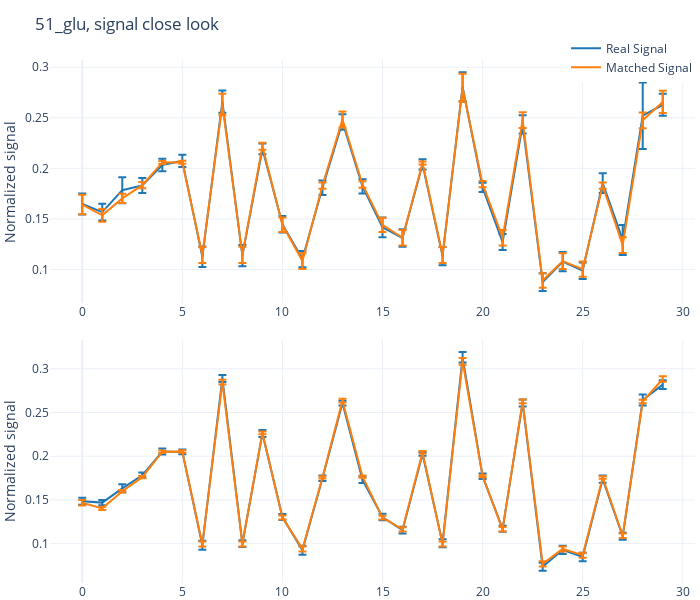

Notebook cell for this chart:
### Code cell
fig = make_subplots(rows=2, cols=1, vertical_spacing=0.07, horizontal_spacing=0.01)

# Colors for the scatter plots
color_1 = '#1f77b4'
color_2 = '#ff7f0e'
color_3 = '#2ca02c'

for roi_i, roi_mask in enumerate([tumor_mask, mirror_mask]):
    mean_sigs, std_sigs, _ = norm_roi(roi_mask, quant_data_fn, glu_mouse_mrf_files_fn)  # real, matched, expected
    
    x_axis = np.arange(0, len(mean_sigs[0]))
    # Add heatmaps for the three arrays
    scatter_real = go.Scatter(x=x_axis, y=mean_sigs[0], mode='lines', name='Real Signal', line=dict(color=color_1),
                          error_y=dict(type='data', # value of error bar given in data coordinates
                                       array=std_sigs[0],
                                        visible=True))
    scatter_match = go.Scatter(x=x_axis, y=mean_sigs[1], mode='lines', name='Matched Signal', line=dict(color=color_2),
                              error_y=dict(type='data', # value of error bar given in data coordinates
                                           array=std_sigs[1],
                                           visible=True))
    
    # Add traces to the first subplot
    fig.add_trace(scatter_real, row=roi_i+1, col=1)
    fig.add_trace(scatter_match, row=roi_i+1, col=1)
    
    fig.update_yaxes(title_text=f'Normalized signal', row=roi_i+1, col=1)

# Set layout for better visualization
fig.update_layout(
    template='plotly_white',  # Set the theme to plotly white
    title_text=f'{fp_prtcl_name}, signal close look',
    showlegend=True,  # Hide legend
    legend=dict(x=0.8, y=1.05),
    height=600,
    width=700  # Set a width based on your preference
)

labels_to_show_in_legend = ['Real Signal', 'Matched Signal']

# only show 3 first traces in legend!
for trace_i, trace in enumerate(fig['data']):
    if trace_i > 1:
        trace['showlegend'] = False

# Adjust margin to reduce whitespace
fig.update_layout(margin=dict(l=0, r=5, t=60, b=0))
# Set y-axis ticks to values in the range [0, 1] with a step of 0.2
# fig.update_yaxes(tickmode='linear', tick0=0, dtick=0.1, range=[0.05, 0.4])

# Show the plot
fig.show()

### Figure 1 — Plotly figure (JSON) as saved in the notebook; plotly's stock layout.template omitted (floating-point values rounded to 4 significant figures)
{"data": [{"error_y": {"array": [0.01035, 0.008295, 0.01292, 0.007396, 0.006275, 0.006133, 0.01021, 0.01098, 0.01056, 0.005294, 0.008177, 0.008013, 0.007196, 0.007663, 0.007048, 0.009709, 0.008583, 0.005059, 0.009048, 0.01439, 0.004612, 0.007873, 0.00895, 0.008782, 0.009537, 0.00818, 0.009816, 0.01485, 0.03285, 0.01088], "type": "data", "visible": true}, "line": {"color": "#1f77b4"}, "mode": "lines", "name": "Real Signal", "type": "scatter", "x": [0, 1, 2, 3, 4, 5, 6, 7, 8, 9, 10, 11, 12, 13, 14, 15, 16, 17, 18, 19, 20, 21, 22, 23, 24, 25, 26, 27, 28, 29], "xaxis": "x", "y": [0.1647, 0.1566, 0.1784, 0.1831, 0.2033, 0.2074, 0.1126, 0.266, 0.1137, 0.2192, 0.1447, 0.1103, 0.1807, 0.2458, 0.1821, 0.1416, 0.1311, 0.2039, 0.1132, 0.2807, 0.1812, 0.1271, 0.2434, 0.08746, 0.1077, 0.09879, 0.1854, 0.1292, 0.2521, 0.2628], "yaxis": "y"}, {"error_y": {"array": [0.009686, 0.00629, 0.004618, 0.003094, 0.001456, 0.001461, 0.007892, 0.01071, 0.007922, 0.003463, 0.007057, 0.007787, 0.00307, 0.007896, 0.00312, 0.007031, 0.007637, 0.001443, 0.007892, 0.01392, 0.00314, 0.007658, 0.007826, 0.007153, 0.007772, 0.007567, 0.003067, 0.007843, 0.00782, 0.01105], "type": "data", "visible": true}, "line": {"color": "#ff7f0e"}, "mode": "lines", "name": "Matched Signal", "type": "scatter", "x": [0, 1, 2, 3, 4, 5, 6, 7, 8, 9, 10, 11, 12, 13, 14, 15, 16, 17, 18, 19, 20, 21, 22, 23, 24, 25, 26, 27, 28, 29], "xaxis": "x", "y": [0.1642, 0.1536, 0.1703, 0.1833, 0.2058, 0.2061, 0.1143, 0.2631, 0.1144, 0.2217, 0.1442, 0.1083, 0.183, 0.2484, 0.184, 0.144, 0.1313, 0.2053, 0.1143, 0.2795, 0.1844, 0.1315, 0.2476, 0.08906, 0.1083, 0.1004, 0.1829, 0.1241, 0.2475, 0.2657], "yaxis": "y"}, {"error_y": {"array": [0.00393, 0.003056, 0.004554, 0.003071, 0.003377, 0.002676, 0.005151, 0.003977, 0.003913, 0.003916, 0.003508, 0.005207, 0.003143, 0.002636, 0.003734, 0.003665, 0.003946, 0.002188, 0.004601, 0.006022, 0.003149, 0.003399, 0.004033, 0.004657, 0.004755, 0.004847, 0.004225, 0.004132, 0.006362, 0.005127], "type": "data", "visible": true}, "line": {"color": "#1f77b4"}, "mode": "lines", "name": "Real Signal", "showlegend": false, "type": "scatter", "x": [0, 1, 2, 3, 4, 5, 6, 7, 8, 9, 10, 11, 12, 13, 14, 15, 16, 17, 18, 19, 20, 21, 22, 23, 24, 25, 26, 27, 28, 29], "xaxis": "x2", "y": [0.1485, 0.1469, 0.1632, 0.1782, 0.2053, 0.2049, 0.09802, 0.2889, 0.09996, 0.2259, 0.1304, 0.09239, 0.1748, 0.2607, 0.173, 0.1305, 0.1154, 0.2026, 0.1004, 0.3132, 0.1772, 0.117, 0.2609, 0.07353, 0.0929, 0.0847, 0.1738, 0.1084, 0.2643, 0.2819], "yaxis": "y2"}, {"error_y": {"array": [0.00312, 0.001926, 0.001484, 0.00128, 0.001356, 0.001336, 0.002805, 0.002726, 0.00281, 0.001594, 0.0022, 0.002862, 0.001309, 0.00214, 0.001212, 0.0022, 0.002517, 0.001383, 0.002805, 0.003987, 0.001182, 0.002517, 0.002074, 0.002951, 0.002862, 0.002914, 0.001311, 0.002662, 0.002068, 0.003179], "type": "data", "visible": true}, "line": {"color": "#ff7f0e"}, "mode": "lines", "name": "Matched Signal", "showlegend": false, "type": "scatter", "x": [0, 1, 2, 3, 4, 5, 6, 7, 8, 9, 10, 11, 12, 13, 14, 15, 16, 17, 18, 19, 20, 21, 22, 23, 24, 25, 26, 27, 28, 29], "xaxis": "x2", "y": [0.1467, 0.1403, 0.1599, 0.176, 0.2051, 0.2054, 0.09949, 0.2848, 0.09956, 0.2267, 0.1298, 0.09397, 0.1757, 0.2637, 0.1767, 0.1297, 0.1163, 0.2046, 0.09949, 0.3084, 0.1771, 0.1164, 0.2627, 0.07683, 0.09395, 0.08676, 0.1756, 0.109, 0.2626, 0.2883], "yaxis": "y2"}], "layout": {"height": 600, "legend": {"x": 0.8, "y": 1.05}, "margin": {"b": 0, "l": 0, "r": 5, "t": 60}, "showlegend": true, "title": {"text": "51_glu, signal close look"}, "width": 700, "xaxis": {"anchor": "y", "domain": [0.0, 1.0]}, "xaxis2": {"anchor": "y2", "domain": [0.0, 1.0]}, "yaxis": {"anchor": "x", "domain": [0.535, 1.0], "title": {"text": "Normalized signal"}}, "yaxis2": {"anchor": "x2", "domain": [0.0, 0.465], "title": {"text": "Normalized signal"}}}}
